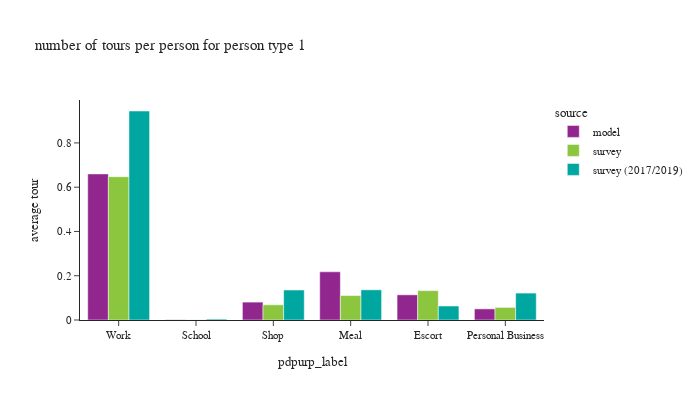

Write notebook code for a chart like this one.
### Code cell
plot_by_pptyp(df_tour, '1')

### Figure 1 — Plotly figure (JSON) as saved in the notebook; plotly's stock layout.template omitted (floating-point values rounded to 4 significant figures)
{"data": [{"alignmentgroup": "True", "hovertemplate": "source=model<br>pdpurp_label=%{x}<br>average tour=%{y}<extra></extra>", "legendgroup": "model", "marker": {"color": "#91268F", "pattern": {"shape": ""}}, "name": "model", "offsetgroup": "model", "orientation": "v", "showlegend": true, "textposition": "auto", "type": "bar", "x": ["Work", "School", "Shop", "Meal", "Escort", "Personal Business"], "xaxis": "x", "y": [0.66, 0.001211, 0.08089, 0.2178, 0.1138, 0.05024], "yaxis": "y"}, {"alignmentgroup": "True", "hovertemplate": "source=survey<br>pdpurp_label=%{x}<br>average tour=%{y}<extra></extra>", "legendgroup": "survey", "marker": {"color": "#8CC63E", "pattern": {"shape": ""}}, "name": "survey", "offsetgroup": "survey", "orientation": "v", "showlegend": true, "textposition": "auto", "type": "bar", "x": ["Work", "School", "Shop", "Meal", "Escort", "Personal Business"], "xaxis": "x", "y": [0.6473, 0.0008286, 0.06869, 0.1105, 0.1328, 0.05694], "yaxis": "y"}, {"alignmentgroup": "True", "hovertemplate": "source=survey (2017/2019)<br>pdpurp_label=%{x}<br>average tour=%{y}<extra></extra>", "legendgroup": "survey (2017/2019)", "marker": {"color": "#00A7A0", "pattern": {"shape": ""}}, "name": "survey (2017/2019)", "offsetgroup": "survey (2017/2019)", "orientation": "v", "showlegend": true, "textposition": "auto", "type": "bar", "x": ["Work", "School", "Shop", "Meal", "Escort", "Personal Business"], "xaxis": "x", "y": [0.9442, 0.004115, 0.1354, 0.1364, 0.0632, 0.1216], "yaxis": "y"}], "layout": {"barmode": "group", "font": {"size": 11}, "height": 400, "legend": {"title": {"text": "source"}, "tracegroupgap": 0}, "title": {"text": "number of tours per person for person type 1"}, "width": 700, "xaxis": {"anchor": "y", "domain": [0.0, 1.0], "title": {"text": "pdpurp_label"}}, "yaxis": {"anchor": "x", "domain": [0.0, 1.0], "tickformat": ".2", "title": {"text": "average tour"}}}}
